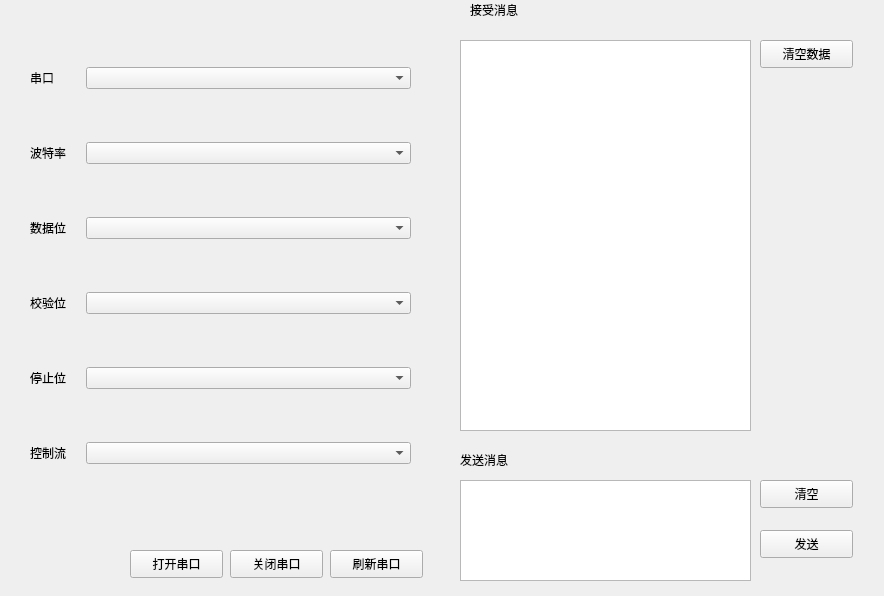
<?xml version="1.0" encoding="UTF-8"?>
<ui version="4.0">
 <class>Widget</class>
 <widget class="QWidget" name="Widget">
  <property name="geometry">
   <rect>
    <x>0</x>
    <y>0</y>
    <width>884</width>
    <height>596</height>
   </rect>
  </property>
  <property name="windowTitle">
   <string>Widget</string>
  </property>
  <widget class="QPushButton" name="btnOpenPort">
   <property name="geometry">
    <rect>
     <x>130</x>
     <y>550</y>
     <width>93</width>
     <height>28</height>
    </rect>
   </property>
   <property name="text">
    <string>打开串口</string>
   </property>
  </widget>
  <widget class="QPushButton" name="btnCleanRec">
   <property name="geometry">
    <rect>
     <x>760</x>
     <y>40</y>
     <width>93</width>
     <height>28</height>
    </rect>
   </property>
   <property name="text">
    <string>清空数据</string>
   </property>
  </widget>
  <widget class="QLabel" name="LED">
   <property name="geometry">
    <rect>
     <x>50</x>
     <y>540</y>
     <width>24</width>
     <height>24</height>
    </rect>
   </property>
   <property name="minimumSize">
    <size>
     <width>24</width>
     <height>24</height>
    </size>
   </property>
   <property name="maximumSize">
    <size>
     <width>24</width>
     <height>24</height>
    </size>
   </property>
   <property name="styleSheet">
    <string notr="true"/>
   </property>
   <property name="text">
    <string/>
   </property>
  </widget>
  <widget class="QLabel" name="label_8">
   <property name="geometry">
    <rect>
     <x>460</x>
     <y>450</y>
     <width>69</width>
     <height>19</height>
    </rect>
   </property>
   <property name="text">
    <string>发送消息</string>
   </property>
  </widget>
  <widget class="QWidget" name="verticalLayoutWidget">
   <property name="geometry">
    <rect>
     <x>30</x>
     <y>20</y>
     <width>381</width>
     <height>491</height>
    </rect>
   </property>
   <layout class="QVBoxLayout" name="verticalLayout">
    <item>
     <layout class="QHBoxLayout" name="horizontalLayout">
      <item>
       <widget class="QLabel" name="label">
        <property name="maximumSize">
         <size>
          <width>50</width>
          <height>50</height>
         </size>
        </property>
        <property name="text">
         <string>串口</string>
        </property>
       </widget>
      </item>
      <item>
       <widget class="QComboBox" name="portBox"/>
      </item>
     </layout>
    </item>
    <item>
     <layout class="QHBoxLayout" name="horizontalLayout_2">
      <item>
       <widget class="QLabel" name="label_2">
        <property name="maximumSize">
         <size>
          <width>50</width>
          <height>50</height>
         </size>
        </property>
        <property name="text">
         <string>波特率</string>
        </property>
       </widget>
      </item>
      <item>
       <widget class="QComboBox" name="baudBox"/>
      </item>
     </layout>
    </item>
    <item>
     <layout class="QHBoxLayout" name="horizontalLayout_3">
      <item>
       <widget class="QLabel" name="label_3">
        <property name="maximumSize">
         <size>
          <width>50</width>
          <height>50</height>
         </size>
        </property>
        <property name="text">
         <string>数据位</string>
        </property>
       </widget>
      </item>
      <item>
       <widget class="QComboBox" name="bitBox"/>
      </item>
     </layout>
    </item>
    <item>
     <layout class="QHBoxLayout" name="horizontalLayout_4">
      <item>
       <widget class="QLabel" name="label_4">
        <property name="maximumSize">
         <size>
          <width>50</width>
          <height>50</height>
         </size>
        </property>
        <property name="text">
         <string>校验位</string>
        </property>
       </widget>
      </item>
      <item>
       <widget class="QComboBox" name="parityBox"/>
      </item>
     </layout>
    </item>
    <item>
     <layout class="QHBoxLayout" name="horizontalLayout_5">
      <item>
       <widget class="QLabel" name="label_5">
        <property name="maximumSize">
         <size>
          <width>50</width>
          <height>50</height>
         </size>
        </property>
        <property name="text">
         <string>停止位</string>
        </property>
       </widget>
      </item>
      <item>
       <widget class="QComboBox" name="stopBox"/>
      </item>
     </layout>
    </item>
    <item>
     <layout class="QHBoxLayout" name="horizontalLayout_6">
      <item>
       <widget class="QLabel" name="label_6">
        <property name="maximumSize">
         <size>
          <width>50</width>
          <height>50</height>
         </size>
        </property>
        <property name="text">
         <string>控制流</string>
        </property>
       </widget>
      </item>
      <item>
       <widget class="QComboBox" name="controlBox"/>
      </item>
     </layout>
    </item>
   </layout>
  </widget>
  <widget class="QTextEdit" name="editRecData">
   <property name="geometry">
    <rect>
     <x>460</x>
     <y>40</y>
     <width>291</width>
     <height>391</height>
    </rect>
   </property>
  </widget>
  <widget class="QPushButton" name="btnSendMsg">
   <property name="geometry">
    <rect>
     <x>760</x>
     <y>530</y>
     <width>93</width>
     <height>28</height>
    </rect>
   </property>
   <property name="text">
    <string>发送</string>
   </property>
  </widget>
  <widget class="QLabel" name="label_7">
   <property name="geometry">
    <rect>
     <x>470</x>
     <y>0</y>
     <width>69</width>
     <height>19</height>
    </rect>
   </property>
   <property name="text">
    <string>接受消息</string>
   </property>
  </widget>
  <widget class="QPushButton" name="btnCleanSend">
   <property name="geometry">
    <rect>
     <x>760</x>
     <y>480</y>
     <width>93</width>
     <height>28</height>
    </rect>
   </property>
   <property name="text">
    <string>清空</string>
   </property>
  </widget>
  <widget class="QTextEdit" name="editSendData">
   <property name="geometry">
    <rect>
     <x>460</x>
     <y>480</y>
     <width>291</width>
     <height>101</height>
    </rect>
   </property>
  </widget>
  <widget class="QPushButton" name="btnRefresh">
   <property name="geometry">
    <rect>
     <x>330</x>
     <y>550</y>
     <width>93</width>
     <height>28</height>
    </rect>
   </property>
   <property name="text">
    <string>刷新串口</string>
   </property>
  </widget>
  <widget class="QPushButton" name="btnClosePort">
   <property name="geometry">
    <rect>
     <x>230</x>
     <y>550</y>
     <width>93</width>
     <height>28</height>
    </rect>
   </property>
   <property name="text">
    <string>关闭串口</string>
   </property>
  </widget>
 </widget>
 <resources/>
 <connections/>
</ui>
